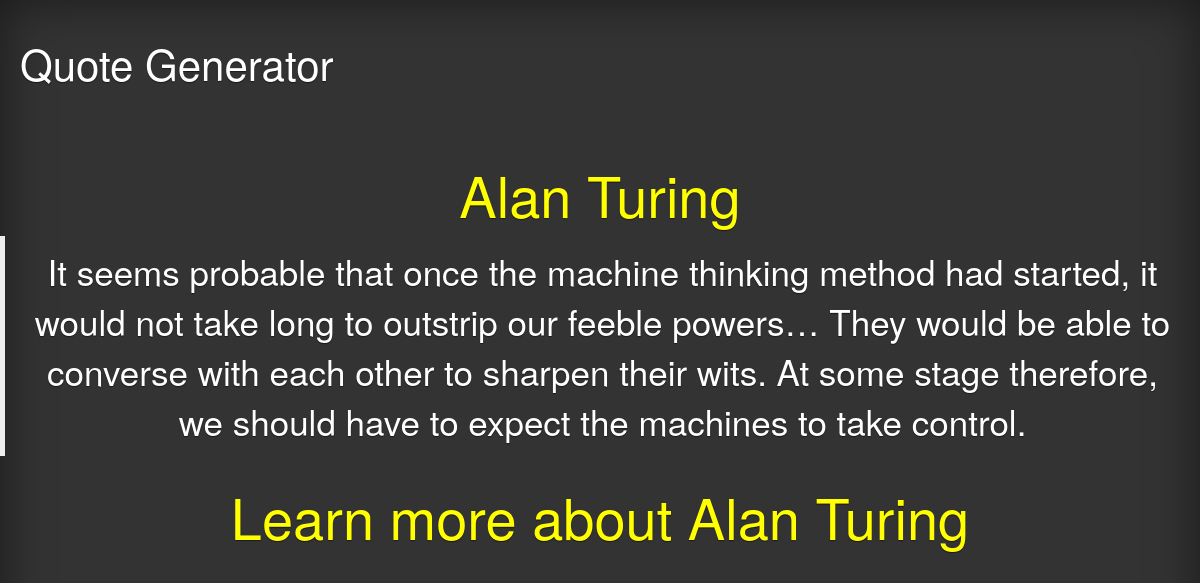
The app's page /displaycs/ with its own data.
### genquotes/models.py (models this page shows, shortened)
class CSQuote(models.Model):
    author = models.CharField(max_length=50, )
    quote_text = models.CharField(max_length=1000, )

### genquotes/views.py (the view)
# urls.py: url(r'^displaycs/$', views.displaycs, name='displaycs'),
def displaycs(request):
    randomcs = CSQuote.objects.order_by('?').first()
    context = {
        'randomcs': randomcs,
    }
    return render(request, 'genquotes/displaycs.html', context)

### genquotes/templates/genquotes/displaycs.html
{% extends 'genquotes/base.html' %}
{% block content %}
<h1 class="author-title">{{ randomcs.author }}</h1>
<blockquote><p>{{ randomcs.quote_text }}</p></blockquote>
<div class="footlink">
  <p><a class="wikilink" href="https://en.wikipedia.org/wiki/{{ author }}">Learn more about {{ randomcs.author }}</a></p>
</div>
{% endblock content %}

### genquotes/templates/genquotes/base.html (shortened to what this page needs)
<!DOCTYPE html>
{% load static %}
<html lang="en">
<head>
    <link rel="stylesheet" href="http://maxcdn.bootstrapcdn.com/bootstrap/3.3.4/css/bootstrap.min.css">
    <link rel="stylesheet" type="text/css" href="{% static 'cover.css' %}">
    <link rel="stylesheet" type="text/css" href="{% static 'mystyles.css' %}">
</head>
<body>
  <div class="site-wrapper">
    <div class="site-wrapper-inner">
      <div class="cover-container">
        <div class="masthead clearfix">
          <div class="inner">
            <h3 class="masthead-brand"><a href="/quotes/">Quote Generator</h3></a>
          </div>
        </div>
{% block content %}
{% endblock content %}
</body>
</html>

### genquotes/static/cover.css (style rules this page uses)
a, a:focus, a:hover { color: #fff; }
html, body { height: 100%; background-color: #333; }
body { color: #fff; text-align: center; text-shadow: 0 .05rem .1rem rgba(0,0,0,.5); }
.site-wrapper { display: table; width: 100%; height: 100%; min-height: 100%; -webkit-box-shadow: inset 0 0 5rem rgba(0,0,0,.5); box-shadow: inset 0 0 5rem rgba(0,0,0,.5); }
.site-wrapper-inner { display: table-cell; vertical-align: top; }
.cover-container { margin-right: auto; margin-left: auto; }
.inner { padding: 2rem; }
.masthead { margin-bottom: 2rem; }
.masthead-brand { margin-bottom: 0; }
@media (min-width: 48em) { .masthead-brand { float: left; } }
@media (min-width: 40em) { .masthead { position: fixed; top: 0; } }
@media (min-width: 40em) { .site-wrapper-inner { vertical-align: middle; } }
@media (min-width: 40em) { .masthead, .mastfoot, .cover-container { width: 100%; } }
@media (min-width: 62em) { .lead, .nav-link, .wikilink, p { font-size: 2em; } }
@media (min-width: 62em) { .masthead-brand { font-size: 3em; } }
@media (min-width: 62em) { h1 { font-size: 4em; } }

### genquotes/static/mystyles.css (style rules this page uses)
.wikilink, .author-title { color: yellow; }
.footlink { margin-bottom: 100px; }
@media (min-width: 992px) { .lead, .nav-link, p { font-size: 2em; } }
@media (min-width: 992px) { .masthead-brand { font-size: 3em; } }
@media (min-width: 992px) { h1 { font-size: 4em; } }
@media (min-width: 992px) { .masthead, .mastfoot, .cover-container { width: 100%; } }

### records on screen
CSQuote: author "Alan Turing", quote_text "It seems probable that once the machine thinking method had started, it would not take long to outstrip our feeble powers… They would be able to converse with each other to sharpen their wits. At some stage therefore, we should have to expect the machines to take control."
